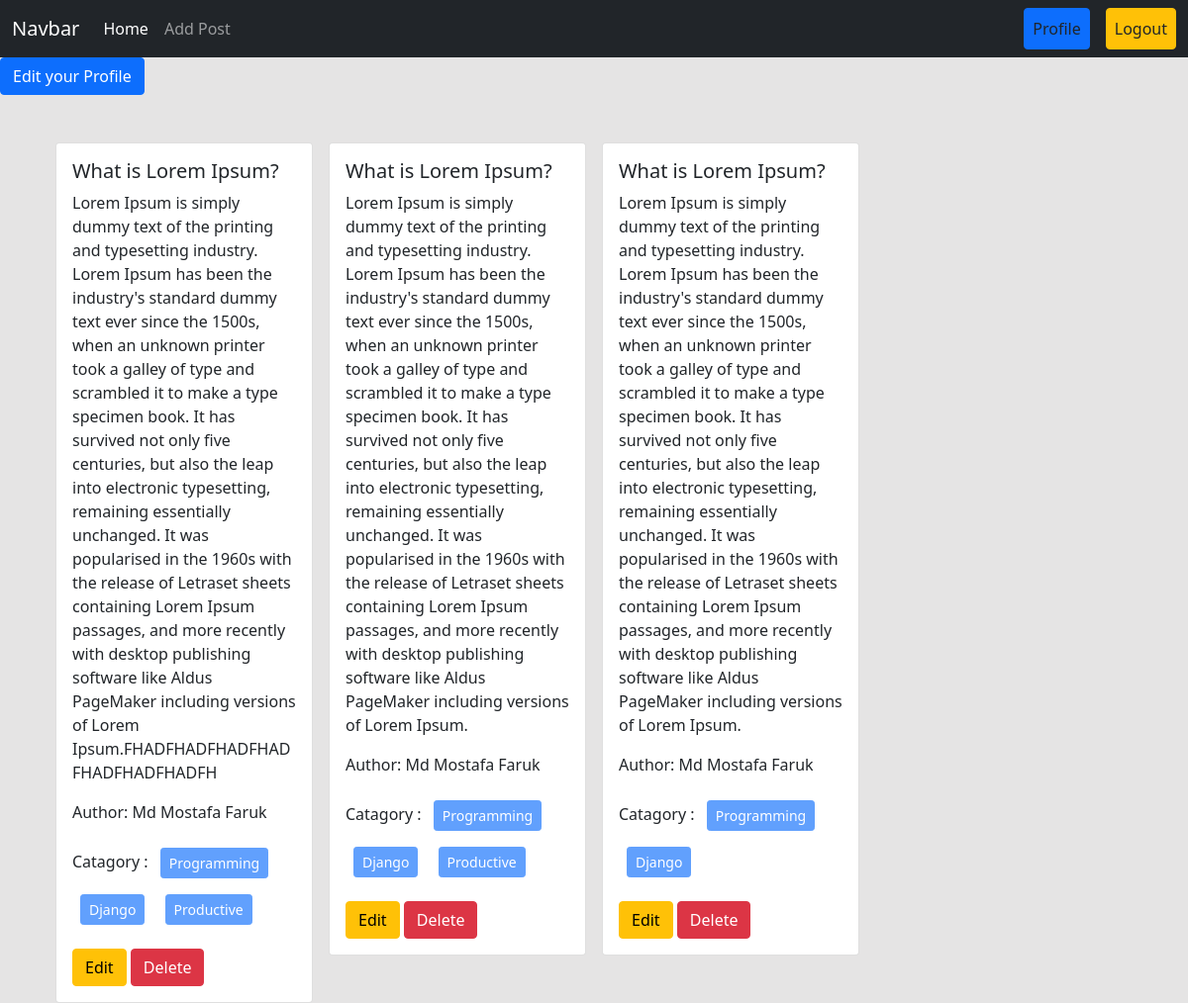
The page /author/profile/ (signed in) on the database its author committed.
### post/models.py (models this page shows, shortened)
class Post(models.Model):
    title=models.CharField(max_length=50)
    content=models.TextField()
    catagory=models.ManyToManyField(Catagory) # one post can be in multiple catagory and vice versa
    author = models.ForeignKey(User,on_delete=models.CASCADE)
    image=models.ImageField(upload_to='post/uploads/', blank=True,null=True)

### catagories/models.py (models this page shows, shortened)
class Catagory(models.Model):
    name=models.CharField(max_length=100)
    slug=models.SlugField(max_length=100,null=True,blank=True,unique=True)

### author/views.py (the view)
# urls.py: path('profile/',views.profile, name='profile'),
@login_required
def profile(request):
    data=Post.objects.filter(author=request.user)
    return render(request,'profile.html',{'data':data})

### author/templates/profile.html
{% extends 'base.html' %}
{% load crispy_forms_tags %}
{% block content %}
<div>
    <a class="btn btn-primary" href="{% url 'edit_profile' %}">Edit your Profile</a>
</div>
<div class="d-flex flex-wrap justify-content:center px-5 pt-5">
    {% for post in data %}
    <div class="col-sm-3 ">
        <div class="card mx-2">
          <div class="card-body">
            <h5 class="card-title">{{post.title}}</h5>
            <p class="card-text">{{ post.content}}</p>
            <p>Author: {{post.author.first_name}} {{post.author.last_name}}</p>
            <p>
                Catagory : {% for cat in post.catagory.all %}
                <button class="btn btn-primary btn-sm m-2" disabled>{{cat.name}}</button>
                {% endfor %}
            </p>
            <a href="{% url 'edit_post' post.id %}" class="btn btn-warning">Edit</a>
            <a href="{% url 'delete_post' post.id %}" class="btn btn-danger">Delete</a>
          </div>
        </div>
      </div>
    {% endfor %}
</div>
{% endblock %}

### rows shown on the page
Post: title "What is Lorem Ipsum?", content "Lorem Ipsum is simply dummy text of the printing and typesetting industry. Lorem Ipsum has been the industry's standard dummy text ever since the 1500s, when an unknown printer took a galley of type and scrambled it to make a type specimen book. It has survived not only five centuries, but also the leap into electronic typesetting, remaining essentially unchanged. It was popularised in the 1960s with the release of Letraset sheets containing Lorem Ipsum passages, and more recently with desktop publishing software like Aldus PageMaker including versions of Lorem Ipsum.FHADFHADFHADFHADFHADFHADFHADFH", author.first_name "Md Mostafa", author.last_name "Faruk"
Catagory: name "Programming"
Catagory: name "Django"
Catagory: name "Productive"
Post: title "What is Lorem Ipsum?", content "Lorem Ipsum is simply dummy text of the printing and typesetting industry. Lorem Ipsum has been the industry's standard dummy text ever since the 1500s, when an unknown printer took a galley of type and scrambled it to make a type specimen book. It has survived not only five centuries, but also the leap into electronic typesetting, remaining essentially unchanged. It was popularised in the 1960s with the release of Letraset sheets containing Lorem Ipsum passages, and more recently with desktop publishing software like Aldus PageMaker including versions of Lorem Ipsum.", author.first_name "Md Mostafa", author.last_name "Faruk"
Post: title "What is Lorem Ipsum?", content "Lorem Ipsum is simply dummy text of the printing and typesetting industry. Lorem Ipsum has been the industry's standard dummy text ever since the 1500s, when an unknown printer took a galley of type and scrambled it to make a type specimen book. It has survived not only five centuries, but also the leap into electronic typesetting, remaining essentially unchanged. It was popularised in the 1960s with the release of Letraset sheets containing Lorem Ipsum passages, and more recently with desktop publishing software like Aldus PageMaker including versions of Lorem Ipsum.", author.first_name "Md Mostafa", author.last_name "Faruk"
